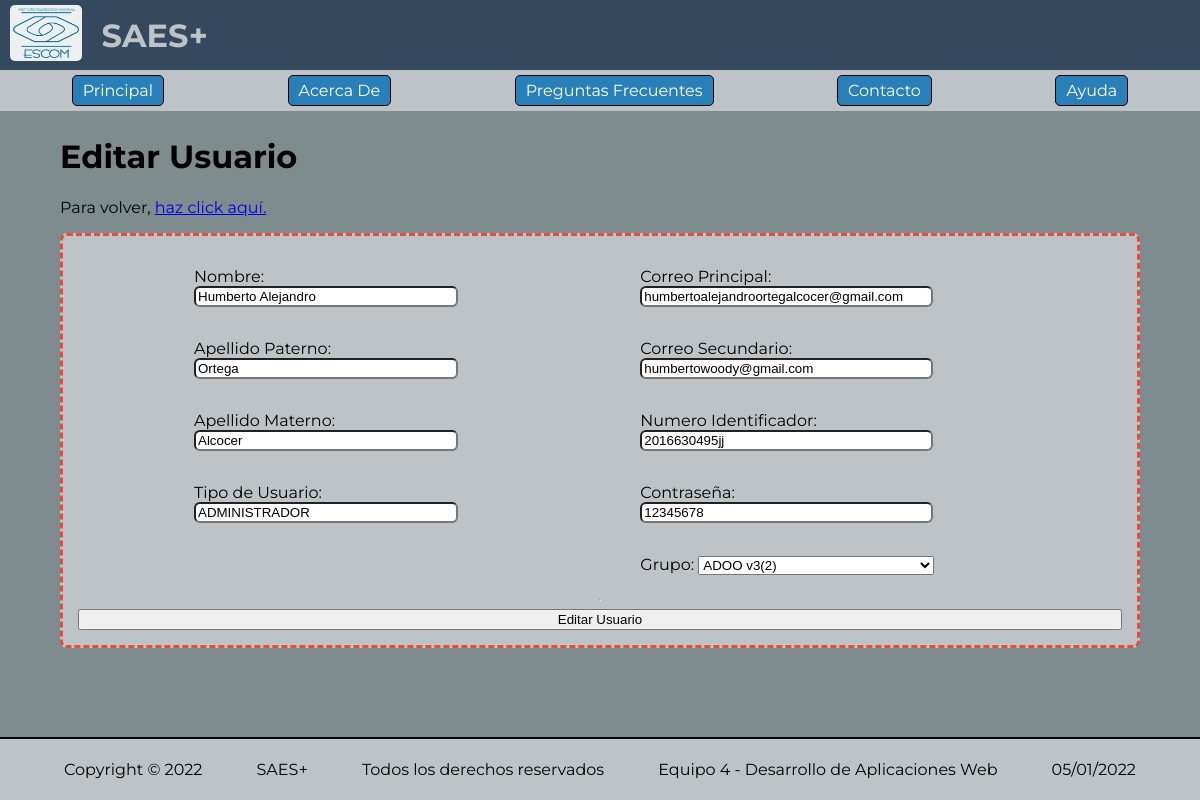
The page /admin/formulario-usuario.php?id=1 on the database its author committed.
### tables this page shows
CREATE TABLE `usuarios` (
  `id` int NOT NULL AUTO_INCREMENT,
  `nombre` varchar(100) NOT NULL,
  `ap_pat` varchar(100) DEFAULT NULL,
  `ap_mat` varchar(100) DEFAULT NULL,
  `correo_principal` varchar(100) NOT NULL,
  `correo_secundario` varchar(100) DEFAULT NULL,
  `tipo_usuario` varchar(100) NOT NULL DEFAULT 'ALUMNO',
  `numero_identificador` varchar(100) DEFAULT NULL,
  `password` varchar(100) NOT NULL,
  `id_grupo` int DEFAULT NULL,
  PRIMARY KEY (`id`)
);

CREATE TABLE `grupos` (
  `id` int NOT NULL AUTO_INCREMENT,
  `nombre` varchar(100) NOT NULL,
  PRIMARY KEY (`id`)
);

### src/usuario/db_usuario.php (called while the page is built, shortened)
<?php
include_once(dirname(dirname(dirname(__FILE__))) . "/src/db.php");
include_once(dirname(dirname(dirname(__FILE__))) . "/src/grupo/servicio_grupo.php");
class DBUsuario
{
  private $conexion;
  public function __construct()
  {
    $claseConexion = new Conexion();
    $this->conexion = $claseConexion->obtenerConexion();
  }
  private function fila_a_modelo($fila_usuario)
  {
    $usuario = new Usuario();
    $usuario->id = $fila_usuario["id"];
    $usuario->nombre = $fila_usuario["nombre"];
    $usuario->ap_pat = $fila_usuario["ap_pat"];
    $usuario->ap_mat = $fila_usuario["ap_mat"];
    $usuario->tipo_usuario = $fila_usuario["tipo_usuario"];
    $usuario->correo_principal = $fila_usuario["correo_principal"];
    $usuario->correo_secundario = $fila_usuario["correo_secundario"];
    $usuario->numero_identificador = $fila_usuario["numero_identificador"];
    $usuario->password = $fila_usuario["password"];
    $usuario->id_grupo = $fila_usuario["id_grupo"];
    if ($usuario->id_grupo != null) {
      $servicio_grupo = new ServicioGrupo();
      $usuario->grupo = $servicio_grupo->obtenerGrupoPorID($usuario->id_grupo);
    }
    return $usuario;
  }
  public function obtenerUsuarioPorID($id_usuario)
  {
    $consulta = "SELECT * FROM usuarios WHERE id = " . $id_usuario . ";";
    $resultado = $this->conexion->query($consulta);
    return $this->fila_a_modelo($resultado->fetch_assoc());
  }
}

### src/db.php (called while the page is built, shortened)
<?php
class Conexion
{
  private $db_con;
  public function __construct()
  {
    $this->db_con = new mysqli(Config::$db_host, Config::$db_user, Config::$db_pass, Config::$db_name);
  }
  public function obtenerConexion()
  {
    return $this->db_con;
  }
}

### src/usuario/servicio_usuario.php (called while the page is built, shortened)
<?php
include_once(dirname(dirname(dirname(__FILE__))) . "/src/usuario/db_usuario.php");
class ServicioUsuario
{
  private $db_usuario;
  public function __construct()
  {
    $this->db_usuario = new DBUsuario();
  }
  public function obtenerUsuarioPorID($id_usuario)
  {
    $usuario = $this->db_usuario->obtenerUsuarioPorID($id_usuario);
    return $usuario;
  }
}

### src/grupo/db_grupo.php (called while the page is built, shortened)
<?php
include_once(dirname(dirname(dirname(__FILE__))) . "/src/db.php");
class DBGrupo
{
  private $conexion;
  public function __construct()
  {
    $claseConexion = new Conexion();
    $this->conexion = $claseConexion->obtenerConexion();
  }
  private function fila_a_modelo($fila_grupo)
  {
    $grupo = new Grupo();
    $grupo->id = $fila_grupo["id"];
    $grupo->nombre = $fila_grupo["nombre"];
    return $grupo;
  }
  public function obtener_todos()
  {
    $consulta = "SELECT * FROM grupos";
    $resultado = $this->conexion->query($consulta);
    $grupos = array();
    while ($fila = $resultado->fetch_assoc()) {
      $grupos[] = $this->fila_a_modelo($fila);
    }
    return $grupos;
  }
  public function obtenerGrupoPorID($id_grupo)
  {
    $consulta = "SELECT * FROM grupos WHERE id = " . $id_grupo . ";";
    $resultado = $this->conexion->query($consulta);
    return $this->fila_a_modelo($resultado->fetch_assoc());
  }
}

### src/grupo/servicio_grupo.php (called while the page is built, shortened)
<?php
include_once(dirname(dirname(dirname(__FILE__))) . "/src/grupo/db_grupo.php");
class ServicioGrupo
{
  private $db_grupo;
  public function __construct()
  {
    $this->db_grupo = new DBGrupo();
  }
  public function obtenerGrupoPorID($id_grupo)
  {
    $grupo = $this->db_grupo->obtenerGrupoPorID($id_grupo);
    return $grupo;
  }
  public function obtenerGrupos()
  {
    return $this->db_grupo->obtener_todos();
  }
}

### admin/formulario-usuario.php (the view, shortened to what this page needs)
<?php
require_once(dirname(dirname(__FILE__)) . '/src/usuario/servicio_usuario.php');
$servicio = new ServicioUsuario();
require_once(dirname(dirname(__FILE__)) . '/src/grupo/servicio_grupo.php');
$servicio_grupo = new ServicioGrupo();
$grupos = $servicio_grupo->obtenerGrupos();
require_once(dirname(dirname(__FILE__)) . '/src/componentes_ui/encabezado.php');
$editar_usuario = isset($_GET['id']);
$usuario = new Usuario();
if ($editar_usuario) {
  $usuario = $servicio->obtenerUsuarioPorID($_GET["id"]);
}
?>
<link rel="stylesheet" href="/assets/css/formulario-usuario.css">
<div id="formulario-usuario">
  <h1><?php if ($editar_usuario) {
        echo "Editar Usuario";
      } else {
        echo "Agregar Usuario";
      } ?></h1>
  <p>Para volver, <a href="/admin/usuarios.php">haz click aquí.</a></p>
  <form action="/acciones/admin/<?php if ($editar_usuario) {
                                  echo "editar-usuario.php?id=" . $_GET['id'];
                                } else {
                                  echo "crear-usuario.php";
                                } ?>" method="post">
    <div class="fila">
      <div class="columna">
        <p>
          Nombre: <input class="campo" type="text" name="nombre" id="nombre" value="<?php if ($editar_usuario) {
                                                                                      echo $usuario->nombre;
                                                                                    } ?>">
        </p>
        <p>
          Apellido Paterno: <input class="campo" type="text" name="ap_pat" id="ap_pat" value="<?php if ($editar_usuario) {
                                                                                                echo $usuario->ap_pat;
                                                                                              } ?>">
        </p>
        <p>
          Apellido Materno: <input class="campo" type="text" name="ap_mat" id="ap_mat" value="<?php if ($editar_usuario) {
                                                                                                echo $usuario->ap_mat;
                                                                                              } ?>">
        </p>
        <p>
          Tipo de Usuario: <input class="campo" type="text" name="tipo_usuario" id="tipo_usuario" value="<?php if ($editar_usuario) {
                                                                                                            echo $usuario->tipo_usuario;
                                                                                                          } ?>">
        </p>
      </div>
      <div class="columna">
        <p>
          Correo Principal: <input class="campo" type="email" name="correo_principal" id="correo_principal" value="<?php if ($editar_usuario) {
                                                                                                                      echo $usuario->correo_principal;
                                                                                                                    } ?>">
        </p>
        <p>
          Correo Secundario: <input class="campo" type="email" name="correo_secundario" id="correo_secundario" value="<?php if ($editar_usuario) {
                                                                                                                        echo $usuario->correo_secundario;
                                                                                                                      } ?>">
        </p>
        <p>
          Numero Identificador: <input class="campo" type="text" name="numero_identificador" id="numero_identificador" value="<?php if ($editar_usuario) {
                                                                                                                                echo $usuario->numero_identificador;
                                                                                                                              } ?>">
        </p>
        <p>
          Contraseña: <input class="campo" type="text" name="password" id="password" value="<?php if ($editar_usuario) {
                                                                                              echo $usuario->password;
                                                                                            } ?>">
        </p>
        <p>
          Grupo: <select name="id_grupo" id="id_grupo">
            <?php
            foreach ($grupos as $grupo) {
            ?>
              <option value="<?php echo $grupo->id; ?>" <?php if ($editar_usuario && $usuario->id_grupo == $grupo->id) {
                                                          echo "selected";
                                                        } ?>><?php echo $grupo->nombre . "(" . $grupo->id . ")"; ?></option>
            <?php
            }
            ?>
          </select>
        </p>
      </div>
    </div>
    <hr>
    <input type="submit" value="<?php if ($editar_usuario) {
                                  echo "Editar";
                                } else {
                                  echo "Agregar";
                                } ?> Usuario">
  </form>
</div>
<?php require_once(dirname(dirname(__FILE__)) . '/src/componentes_ui/pie_de_pagina.php'); ?>

### assets/css/general.css (style rules this page uses)
html, body { height: 100%; width: 100%; font-family: "Montserrat", sans-serif; border: 0; margin: 0; display: flex; flex-direction: column; align-items: stretch; flex-shrink: 0; }

### assets/css/formulario-usuario.css (style rules this page uses)
#formulario-usuario { flex-grow: 1; background-color: #7f8c8d; padding: 5px 5%; }
#formulario-usuario > form { border: 3px dashed #e74c3c; border-radius: 7px; background-color: #bdc3c7; padding: 15px; display: flex; flex-direction: column; justify-content: space-evenly; }
.campo { border-radius: 6px; box-sizing: border-box; width: 80%; }
.columna { display: flex; flex-direction: column; }
.fila { display: flex; flex-direction: row; justify-content: space-evenly; }

### rows shown on the page
usuarios: nombre "Humberto Alejandro", ap_pat "Ortega", ap_mat "Alcocer", tipo_usuario "ADMINISTRADOR", correo_principal "humbertoalejandroortegalcocer@gmail.com", correo_secundario "humbertowoody@gmail.com", numero_identificador "2016630495jj", password "12345678", id_grupo "ADOO v3(2)"

### other values the page prints
Config::$nombre_proyecto "SAES+"
